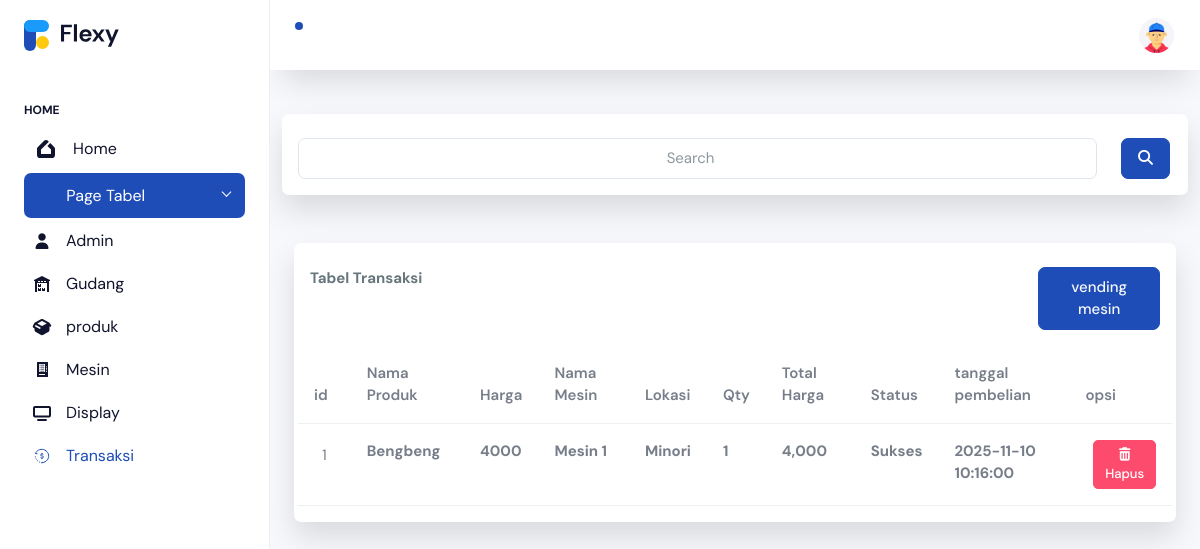
The app's page /app?page=transaksi (signed in) with its own data.
### tables this page shows
CREATE TABLE `transaksi` (
  `id` int(11) NOT NULL,
  `gudang_id` int(11) NOT NULL,
  `mesin_id` int(11) NOT NULL,
  `produk_id` int(11) NOT NULL,
  `qty` int(11) NOT NULL,
  `total_harga` int(11) NOT NULL,
  `status` varchar(25) NOT NULL,
  `created_at` timestamp NOT NULL DEFAULT current_timestamp(),
  `updated_at` timestamp NOT NULL DEFAULT current_timestamp()
);

CREATE TABLE `gudang` (
  `id` int(11) NOT NULL,
  `nama_produk` varchar(100) NOT NULL,
  `keterangan_produk` varchar(100) NOT NULL,
  `jumlah_stock` int(250) NOT NULL,
  `lokasi_gudang` varchar(250) NOT NULL,
  `created_at` timestamp NOT NULL DEFAULT current_timestamp(),
  `updated_at` timestamp NOT NULL DEFAULT current_timestamp()
);

CREATE TABLE `produk` (
  `id` int(11) NOT NULL,
  `code` varchar(25) NOT NULL,
  `gambar` text NOT NULL,
  `gudang_id` varchar(100) NOT NULL,
  `harga_produk` int(100) NOT NULL,
  `deskripsi_produk` varchar(25) NOT NULL,
  `expire` varchar(25) NOT NULL,
  `created_at` timestamp NOT NULL DEFAULT current_timestamp(),
  `updated_at` timestamp NOT NULL DEFAULT current_timestamp()
);

CREATE TABLE `mesin` (
  `id` int(11) NOT NULL,
  `nama` varchar(25) NOT NULL,
  `keterangan` varchar(25) NOT NULL,
  `lokasi` varchar(25) NOT NULL,
  `status` varchar(25) NOT NULL,
  `kapasitas` int(11) NOT NULL,
  `jumlah_roll` int(11) NOT NULL,
  `created_at` timestamp NOT NULL DEFAULT current_timestamp(),
  `updated_at` timestamp NOT NULL DEFAULT current_timestamp()
);

### features/transaksi/index.php (the view, shortened to what this page needs)
<?php
if (isset($_POST['cari'])) {
    $keyword = $_POST['keyword'];
    $data = mysqli_query($conn, "SELECT
        transaksi.*,
        gudang.nama_produk AS nama,
        produk.harga_produk AS harga,
        mesin.nama AS nama_mesin,
        mesin.lokasi
    FROM transaksi
    JOIN mesin ON transaksi.mesin_id = mesin.id
    JOIN gudang ON transaksi.gudang_id = gudang.id
    JOIN produk ON transaksi.produk_id = produk.id
    WHERE gudang.nama_produk LIKE '%$keyword%'
       OR mesin.nama LIKE '%$keyword%'
       OR produk.harga_produk LIKE '%$keyword%'
    ORDER BY transaksi.updated_at DESC;");
    $transaksi = mysqli_fetch_all($data, MYSQLI_ASSOC);
} else {
    $data = mysqli_query($conn, "SELECT
        transaksi.*,
        gudang.nama_produk AS nama,
        produk.harga_produk AS harga,
        mesin.nama AS nama_mesin,
        mesin.lokasi
    FROM transaksi
    JOIN mesin ON transaksi.mesin_id = mesin.id
    JOIN gudang ON transaksi.gudang_id = gudang.id
    JOIN produk ON transaksi.produk_id = produk.id
    ORDER BY transaksi.updated_at DESC;");
    $transaksi = mysqli_fetch_all($data, MYSQLI_ASSOC);
}
?>
<div class="container">
    <div class="shadow p-3 mb-5 bg-white rounded pt-4">
        <div class="card-body" style="width: auto;">
            <div class="row">
                <div class="col-md-12">
                    <h6 class="text-center">welcome to payment</h6>
                </div>
            </div>
        </div>
    </div>
</div>
<div class="container">
    <div class="shadow p-3 mb-5 bg-white rounded pt-4">
        <div class="card-body">
            <div class="row">
                <div class="col-md-12">
                    <div class="">
                        <form class="" action="" method="post">
                            <div class="row">
                                <div class="col-md-11">
                                    <input type="search" name="keyword" class="form-control text-center" placeholder="Search" aria-label="Search" />
                                </div>
                                <div class="col-md-1">
                                    <button type="submit" name="cari" class="btn btn-primary text-end"><i class="fa-solid fa-magnifying-glass"></i></button>
                                </div>
                            </div>
                        </form>
                    </div>
                </div>
            </div>
        </div>
    </div>
    <div class="container ">
        <div class="shadow p-3 mb-5 bg-white rounded pt-4">
            <div class="card-body">
                <div class="row">
                    <div class="col-md-10">
                        <strong>
                            Tabel Transaksi
                        </strong>
                    </div>
                    <div class="col-md-2">
                        <div class="d-grid">
                            <a href="mesin?page" class="btn btn-primary text-light" type="submit">vending mesin</a>
                        </div>
                    </div>
                </div>
                <div class="row">
                    <table class="table align-items-center mb-0 mt-3">
                        <thead>
                            <tr>
                                <th>id</th>
                                <th>Nama Produk</th>
                                <th>Harga</th>
                                <th>Nama Mesin</th>
                                <th>Lokasi</th>
                                <th>Qty</th>
                                <th>Total Harga</th>
                                <th>Status</th>
                                <th>tanggal pembelian</th>
                                <th>opsi</th>
                            </tr>
                        </thead>
                        <tbody>
                            <?php foreach ($transaksi as $no => $t): ?>
                                <tr>
                                    <td>
                                        <div class="d-flex px-2 py-1">
                                            <div class="d-flex flex-column justify-content-center">
                                                <p class=""><?= $no + 1 ?></p>
                                            </div>
                                        </div>
                                    </td>
                                    <td class=" text-sm">
                                        <span class=""><strong><?= $t['nama']; ?></strong></span>
                                    </td>
                                    <td class=" text-sm">
                                        <span class=""><strong><?= $t['harga']; ?></strong></span>
                                    </td>
                                    <td class=" text-sm">
                                        <span class=""><strong><?= $t['nama_mesin']; ?></strong></span>
                                    </td>
                                    <td class=" text-sm">
                                        <span class=""><strong><?= $t['lokasi']; ?></strong></span>
                                    </td>
                                    <td class="">
                                        <span class=""><strong><?= number_format($t['qty']); ?><strong></span>
                                    </td>
                                    <td class=" text-sm">
                                        <span class=""><strong><?= number_format($t['total_harga']); ?></strong></span>
                                    </td>
                                    <td class=" text-sm">
                                        <span class=""><strong><?= $t['status']; ?></strong></span>
                                    </td>
                                    <td class=" text-sm">
                                        <span class="" type="date"><strong><?= $t['updated_at']; ?></strong></span>
                                    </td>
                                    <td>
                                        <form action="" method="post" style="display: inline;"
                                            onsubmit="return confirm('anda akan menghapus data transaksi?')">
                                            <button class="btn btn-danger btn-sm ms-2" type="submit" name="delete"><i
                                                    class="fa-solid fa-trash-can"></i>Hapus</button>
                                        </form>
                                    </td>
                                </tr>
                            <?php endforeach; ?>
                        </tbody>
                    </table>
                </div>
            </div>
        </div>
    </div>

### records on screen
transaksi: gudang.nama_produk "Bengbeng", produk.harga_produk "4000", mesin.nama "Mesin 1", mesin.lokasi "Minori", qty "1", total_harga "4,000", status "Sukses", updated_at "2025-11-10 10:16:00"
